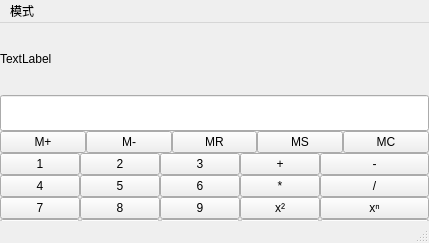
<?xml version="1.0" encoding="UTF-8"?>
<ui version="4.0">
 <class>Mainwindow</class>
 <widget class="QMainWindow" name="Mainwindow">
  <property name="geometry">
   <rect>
    <x>0</x>
    <y>0</y>
    <width>429</width>
    <height>243</height>
   </rect>
  </property>
  <property name="windowTitle">
   <string>Mainwindow</string>
  </property>
  <widget class="QWidget" name="mainWindow">
   <widget class="QWidget" name="verticalLayoutWidget_2">
    <property name="geometry">
     <rect>
      <x>0</x>
      <y>0</y>
      <width>429</width>
      <height>243</height>
     </rect>
    </property>
    <layout class="QVBoxLayout" name="verticalLayout_3">
     <property name="spacing">
      <number>0</number>
     </property>
     <item>
      <widget class="QLabel" name="lblPreviousInput">
       <property name="font">
        <font>
         <pointsize>9</pointsize>
        </font>
       </property>
       <property name="text">
        <string>TextLabel</string>
       </property>
      </widget>
     </item>
     <item>
      <widget class="QLineEdit" name="editInput">
       <property name="font">
        <font>
         <pointsize>18</pointsize>
        </font>
       </property>
      </widget>
     </item>
     <item>
      <layout class="QVBoxLayout" name="group_UsrOprArea">
       <item>
        <layout class="QHBoxLayout" name="horizontalLayout_3">
         <item>
          <widget class="QPushButton" name="btnMemoryPlus">
           <property name="text">
            <string>M+</string>
           </property>
          </widget>
         </item>
         <item>
          <widget class="QPushButton" name="btnMemoryMinus">
           <property name="text">
            <string>M-</string>
           </property>
          </widget>
         </item>
         <item>
          <widget class="QPushButton" name="btnMemoryShow">
           <property name="text">
            <string>MR</string>
           </property>
          </widget>
         </item>
         <item>
          <widget class="QPushButton" name="btnMemoryStore">
           <property name="focusPolicy">
            <enum>Qt::FocusPolicy::NoFocus</enum>
           </property>
           <property name="text">
            <string>MS</string>
           </property>
          </widget>
         </item>
         <item>
          <widget class="QPushButton" name="btnMemoryClear">
           <property name="text">
            <string>MC</string>
           </property>
          </widget>
         </item>
        </layout>
       </item>
       <item>
        <layout class="QHBoxLayout" name="group_InputArea">
         <item>
          <layout class="QGridLayout" name="groupBox_NumPad">
           <item row="2" column="0">
            <widget class="QPushButton" name="btnNum4">
             <property name="text">
              <string>4</string>
             </property>
            </widget>
           </item>
           <item row="3" column="0">
            <widget class="QPushButton" name="btnNum7">
             <property name="text">
              <string>7</string>
             </property>
            </widget>
           </item>
           <item row="1" column="0">
            <widget class="QPushButton" name="btnNum1">
             <property name="text">
              <string>1</string>
             </property>
            </widget>
           </item>
           <item row="1" column="1">
            <widget class="QPushButton" name="btnNum2">
             <property name="text">
              <string>2</string>
             </property>
            </widget>
           </item>
           <item row="4" column="0">
            <widget class="QPushButton" name="btnNum0">
             <property name="text">
              <string>0</string>
             </property>
            </widget>
           </item>
           <item row="2" column="1">
            <widget class="QPushButton" name="btnNum5">
             <property name="text">
              <string>5</string>
             </property>
            </widget>
           </item>
           <item row="2" column="2">
            <widget class="QPushButton" name="btnNum6">
             <property name="text">
              <string>6</string>
             </property>
            </widget>
           </item>
           <item row="1" column="2">
            <widget class="QPushButton" name="btnNum3">
             <property name="text">
              <string>3</string>
             </property>
            </widget>
           </item>
           <item row="3" column="1">
            <widget class="QPushButton" name="btnNum8">
             <property name="text">
              <string>8</string>
             </property>
            </widget>
           </item>
           <item row="3" column="2">
            <widget class="QPushButton" name="btnNum9">
             <property name="text">
              <string>9</string>
             </property>
            </widget>
           </item>
           <item row="4" column="1">
            <widget class="QPushButton" name="btnNumDecP">
             <property name="text">
              <string>.</string>
             </property>
            </widget>
           </item>
           <item row="4" column="2">
            <widget class="QPushButton" name="btnNumPercentate">
             <property name="text">
              <string>%</string>
             </property>
            </widget>
           </item>
          </layout>
         </item>
         <item>
          <layout class="QFormLayout" name="groupBox_SigPad">
           <item row="0" column="0">
            <widget class="QPushButton" name="btnSigPlus">
             <property name="text">
              <string>+</string>
             </property>
            </widget>
           </item>
           <item row="0" column="1">
            <widget class="QPushButton" name="btnSigMinus">
             <property name="text">
              <string>-</string>
             </property>
            </widget>
           </item>
           <item row="1" column="0">
            <widget class="QPushButton" name="bthSigTimes">
             <property name="text">
              <string>*</string>
             </property>
            </widget>
           </item>
           <item row="1" column="1">
            <widget class="QPushButton" name="btnSigDivide">
             <property name="text">
              <string>/</string>
             </property>
            </widget>
           </item>
           <item row="2" column="0">
            <widget class="QPushButton" name="btnSigSqr">
             <property name="text">
              <string>x²</string>
             </property>
            </widget>
           </item>
           <item row="2" column="1">
            <widget class="QPushButton" name="btnSigPow">
             <property name="text">
              <string>xⁿ</string>
             </property>
            </widget>
           </item>
           <item row="3" column="0">
            <widget class="QPushButton" name="btnOprSqrt">
             <property name="text">
              <string>²√</string>
             </property>
            </widget>
           </item>
           <item row="3" column="1">
            <widget class="QPushButton" name="btnSigRecp">
             <property name="text">
              <string>⅟</string>
             </property>
            </widget>
           </item>
          </layout>
         </item>
        </layout>
       </item>
       <item>
        <layout class="QHBoxLayout" name="groupBox_OprPad">
         <item>
          <widget class="QPushButton" name="btnNumPi">
           <property name="text">
            <string>π</string>
           </property>
          </widget>
         </item>
         <item>
          <widget class="QPushButton" name="btnNumAns">
           <property name="text">
            <string>Ans</string>
           </property>
          </widget>
         </item>
         <item>
          <widget class="QPushButton" name="btnOprBackspace">
           <property name="text">
            <string>←</string>
           </property>
          </widget>
         </item>
         <item>
          <widget class="QPushButton" name="btnOprClearWindow">
           <property name="text">
            <string>C</string>
           </property>
          </widget>
         </item>
         <item>
          <widget class="QPushButton" name="btnOprEqual">
           <property name="text">
            <string>=</string>
           </property>
          </widget>
         </item>
        </layout>
       </item>
      </layout>
     </item>
    </layout>
   </widget>
  </widget>
  <widget class="QMenuBar" name="menubar">
   <property name="geometry">
    <rect>
     <x>0</x>
     <y>0</y>
     <width>436</width>
     <height>33</height>
    </rect>
   </property>
   <widget class="QMenu" name="menuMode">
    <property name="title">
     <string>模式</string>
    </property>
   </widget>
   <addaction name="menuMode"/>
  </widget>
  <widget class="QStatusBar" name="statusbar"/>
 </widget>
 <resources/>
 <connections/>
</ui>
